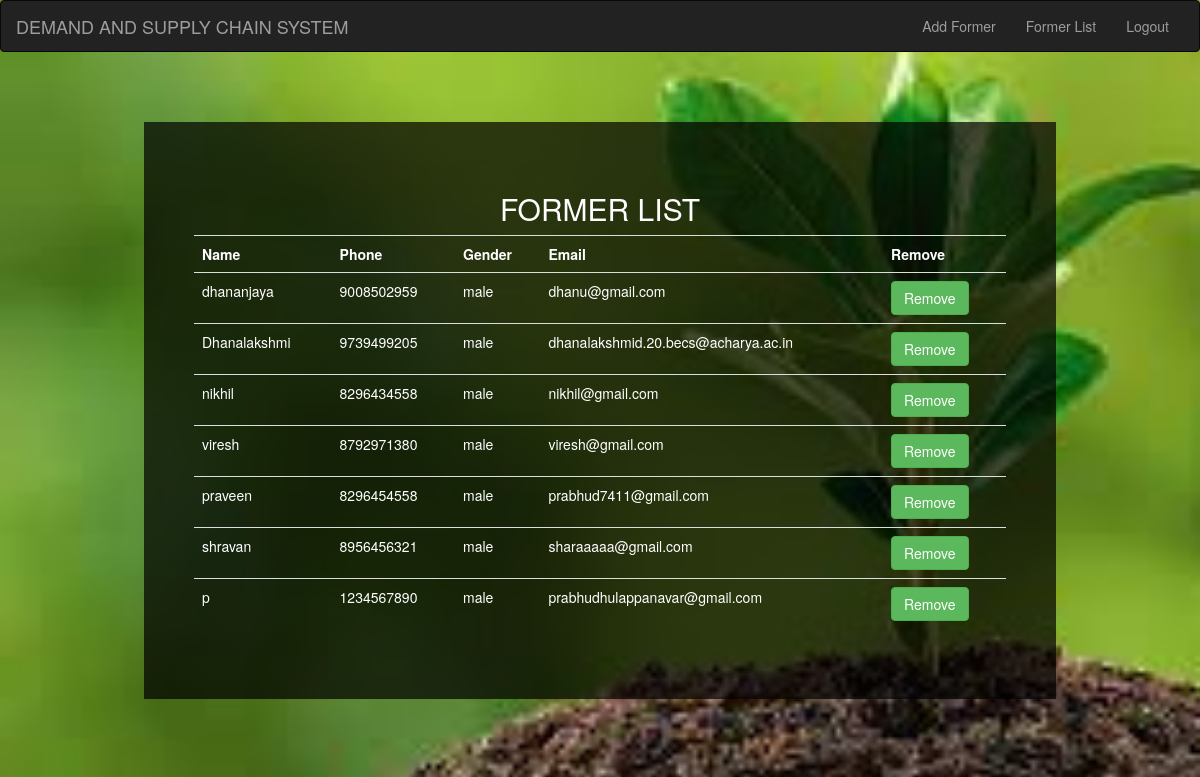
/formerlist, run on the app's committed database.
### tables this page shows
CREATE TABLE former(name TEXT, phone TEXT, gender TEXT, email TEXT, password TEXT);

### app.py (the view)
@app.route('/formerlist')
def formerlist():
    connection = sqlite3.connect('user_data.db')
    cursor = connection.cursor()
    query = "SELECT * FROM former"
    cursor.execute(query)
    result = cursor.fetchall()
    return render_template('formerlist.html', result=result)

### templates/formerlist.html (shortened to what this page needs)
<!DOCTYPE html>
<html lang="en">
<head>
  <link rel="stylesheet" href="https://maxcdn.bootstrapcdn.com/bootstrap/3.4.1/css/bootstrap.min.css">
</head>
<body>
<nav class="navbar navbar-inverse">
  <div class="container-fluid">
    <div class="navbar-header">
      <a class="navbar-brand">DEMAND AND SUPPLY CHAIN SYSTEM</a>
    </div>
    <div class="collapse navbar-collapse" id="myNavbar">
      <ul class="nav navbar-nav navbar-right">
        <li><a href="/addformer">Add Former</a></li>
        <li><a href="/formerlist">Former List</a></li>
        <li><a href="/logout">Logout</a></li>
      </ul>
    </div>
  </div>
</nav>
<div class="container">
    <div id="form1">
      {% if result %}
      <center><h2>FORMER LIST</h2></center>
      <table class="table">
        <tr>
          <th>Name</th>
          <th>Phone</th>
          <th>Gender</th>
          <th>Email</th>
          <th>Remove</th>
        </tr>
        {% for row in result %}
          <tr>
              <td>{{row[0]}}</td>
              <td>{{row[1]}}</td>
              <td>{{row[2]}}</td>
              <td>{{row[3]}}</td>
              {% set mail = row[3] %}
              <td><a href="{{url_for('remove', mail=mail)}}" class="btn btn-success">Remove</a></td>
          </tr>
        {% endfor %}
      </table>
      {% else %}
        <center><h3>DATA NOT FOUND</h3></center>
        {% endif %}
    </div>
</div>
</body>
</html>

### templates/formerlist.html (style rules this page uses)
body { background-repeat: no-repeat; background-size: cover; background-attachment: fixed; }
#form1 { width: 80%; margin: 50PX auto; padding: 50px; background-color: rgba(0, 0, 0, 0.70); color: white; }

### data on the page
former: name "dhananjaya", phone "9008502959", gender "male", email "dhanu@gmail.com"
former: name "Dhanalakshmi", phone "9739499205", gender "male", email "dhanalakshmid.20.becs@acharya.ac.in"
former: name "nikhil", phone "8296434558", gender "male", email "nikhil@gmail.com"
former: name "viresh", phone "8792971380", gender "male", email "viresh@gmail.com"
former: name "praveen", phone "8296454558", gender "male", email "prabhud7411@gmail.com"
former: name "shravan", phone "8956456321", gender "male", email "sharaaaaa@gmail.com"
former: name "p", phone "1234567890", gender "male", email "prabhudhulappanavar@gmail.com"
